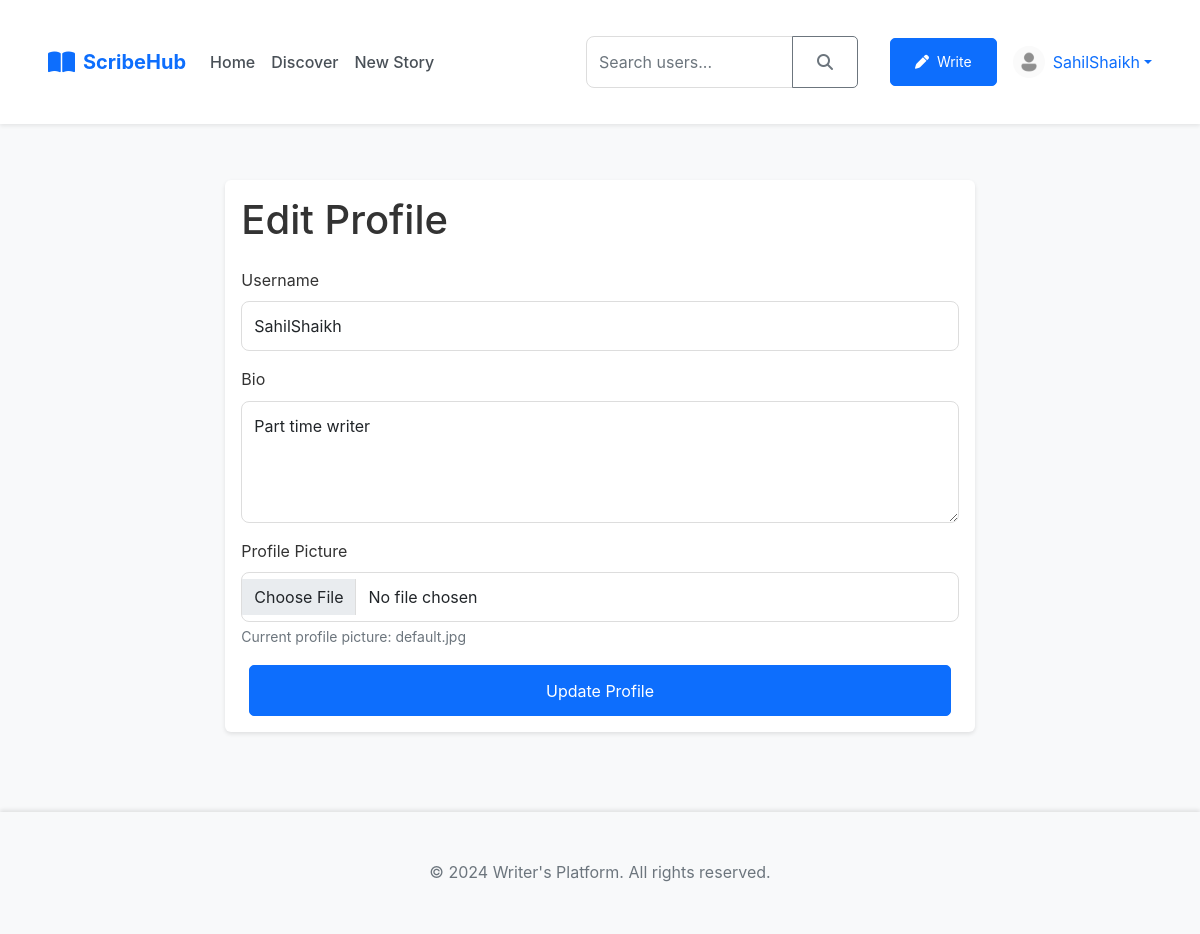
Screenshot of /edit_profile (signed in) with the database file from the repository.
### app/models.py (models this page shows, shortened)
class User(UserMixin, db.Model):
    id = db.Column(db.Integer, primary_key=True)
    username = db.Column(db.String(64), unique=True, nullable=False)
    email = db.Column(db.String(120), unique=True, nullable=False)
    password_hash = db.Column(db.String(128))
    profile_picture = db.Column(db.String(200), default='default.jpg')
    bio = db.Column(db.Text)
    created_at = db.Column(db.DateTime, default=datetime.utcnow)
    is_premium = db.Column(db.Boolean, default=False)
    stories = db.relationship('Story', backref='author', lazy='dynamic')
    followers = db.relationship('Follow', foreign_keys='Follow.followed_id', backref='followed', lazy='dynamic')
    following = db.relationship('Follow', foreign_keys='Follow.follower_id', backref='follower', lazy='dynamic')
    comments = db.relationship('Comment', backref='author', lazy='dynamic')
    saved_stories = db.relationship('Story', secondary='reading_list', backref=db.backref('saved_by', lazy='dynamic'))

### app/routes.py (the view)
@main.route('/edit_profile', methods=['GET', 'POST'])
@login_required
def edit_profile():
    form = ProfileForm()
    if form.validate_on_submit():
        if form.profile_picture.data:
            file = form.profile_picture.data
            if file and allowed_file(file.filename):
                filename = secure_filename(file.filename)
                file.save(os.path.join(current_app.config['UPLOAD_FOLDER'], filename))
                current_user.profile_picture = filename
        current_user.username = form.username.data
        current_user.bio = form.bio.data
        db.session.commit()
        flash('Your profile has been updated.')
        return redirect(url_for('main.profile', username=current_user.username))
    elif request.method == 'GET':
        form.username.data = current_user.username
        form.bio.data = current_user.bio
    return render_template('edit_profile.html', title='Edit Profile', form=form)

### app/forms.py
class ProfileForm(FlaskForm):
    username = StringField('Username', validators=[DataRequired(), Length(min=2, max=20)])
    bio = TextAreaField('Bio', validators=[Length(max=500)])
    profile_picture = FileField('Profile Picture')
    submit = SubmitField('Update Profile')

### app/models.py (called while the page is built)
@login_manager.user_loader
def load_user(id):
    return User.query.get(int(id))

### app/templates/edit_profile.html (shortened to what this page needs)
{% extends "base.html" %}
{% block content %}
<div class="row justify-content-center">
    <div class="col-md-8">
        <div class="card">
            <div class="card-body">
                <h1 class="card-title mb-4">Edit Profile</h1>
                <form method="POST" action="{{ url_for('main.edit_profile') }}" enctype="multipart/form-data">
                    <div class="mb-3">
                        {{ form.username.label(class="form-label") }}
                        {{ form.username(class="form-control") }}
                    </div>
                    <div class="mb-3">
                        {{ form.bio.label(class="form-label") }}
                        {{ form.bio(class="form-control", rows=4) }}
                    </div>
                    <div class="mb-3">
                        {{ form.profile_picture.label(class="form-label") }}
                        {{ form.profile_picture(class="form-control") }}
                        <div class="form-text">Current profile picture: {{ current_user.profile_picture }}</div>
                    </div>
                    <div class="d-grid">
                        {{ form.submit(class="btn btn-primary") }}
                    </div>
                </form>
            </div>
        </div>
    </div>
</div>
{% endblock %}

### app/templates/base.html (shortened to what this page needs)
<!DOCTYPE html>
<html lang="en">
<head>
    <link href="https://cdn.jsdelivr.net/npm/bootstrap@5.2.3/dist/css/bootstrap.min.css" rel="stylesheet">
    <link rel="stylesheet" href="https://cdnjs.cloudflare.com/ajax/libs/font-awesome/6.4.0/css/all.min.css">
    <link rel="stylesheet" href="{{ url_for('static', filename='css/style.css') }}">
</head>
<body>
    <nav class="navbar navbar-expand-lg navbar-light bg-white sticky-top">
        <div class="container">
            <a class="navbar-brand" href="{{ url_for('main.index') }}">
                <i class="fas fa-book-open"></i> ScribeHub
            </a>
            <div class="collapse navbar-collapse" id="navbarNav">
                <ul class="navbar-nav me-auto">
                    <li class="nav-item">
                        <a class="nav-link" href="{{ url_for('main.index') }}">Home</a>
                    </li>
                    <li class="nav-item">
                        <a class="nav-link" href="{{ url_for('main.discover') }}">Discover</a>
                    </li>
                    {% if current_user.is_authenticated %}
                    <li class="nav-item">
                        <a class="nav-link" href="{{ url_for('main.new_story') }}">New Story</a>
                    </li>
                    {% endif %}
                </ul>
                <form class="search-form d-none d-md-flex me-3" action="{{ url_for('main.search') }}" method="GET">
                    <div class="input-group">
                        <input type="text" class="form-control" name="query" placeholder="Search users..." aria-label="Search">
                        <button class="btn btn-outline-secondary" type="submit">
                            <i class="fas fa-search"></i>
                        </button>
                    </div>
                </form>
                <div class="d-flex align-items-center">
                    {% if current_user.is_authenticated %}
                    <a href="{{ url_for('main.new_story') }}" class="btn btn-primary btn-sm me-3">
                        <i class="fas fa-pen me-1"></i> Write
                    </a>
                    <div class="dropdown">
                        <a href="#" class="d-flex align-items-center text-decoration-none dropdown-toggle" id="userDropdown" data-bs-toggle="dropdown" aria-expanded="false">
                            <img src="{{ url_for('static', filename='uploads/' + current_user.profile_picture) }}" alt="{{ current_user.username }}" class="avatar-sm me-2">
                            <span class="d-none d-md-inline">{{ current_user.username }}</span>
                        </a>
                    </div>
                    {% else %}
                    <a href="{{ url_for('auth.login') }}" class="btn btn-outline-secondary btn-sm me-2">Log in</a>
                    <a href="{{ url_for('auth.register') }}" class="btn btn-primary btn-sm">Sign up</a>
                    {% endif %}
                </div>
            </div>
        </div>
    </nav>
    <main class="container mt-4">
        {% block content %}{% endblock %}
    </main>
    <footer class="footer mt-5 py-3 bg-light">
        <div class="container text-center">
            <span class="text-muted">© 2024 Writer's Platform. All rights reserved.</span>
        </div>
    </footer>
</body>
</html>

### app/static/css/style.css (style rules this page uses)
:root { --primary-color: #4a90e2; --secondary-color: #2c3e50; --background-color: #f5f6fa; --text-color: #2c3e50; --error-color: #e74c3c; }
* { margin: 0; padding: 0; box-sizing: border-box; }
body { font-family: 'Arial', sans-serif; line-height: 1.6; background-color: #f8f9fa; color: var(--text-color); min-height: 100vh; display: flex; flex-direction: column; }
main { flex: 1; }
.navbar { background-color: var(--secondary-color); padding: 1rem 2rem; display: flex; justify-content: space-between; align-items: center; box-shadow: 0 2px 4px rgba(0, 0, 0, 0.1); }
.container { max-width: 1200px; margin: 0 auto; padding: 2rem; }
.btn { display: inline-block; padding: 0.8rem 1.5rem; border-radius: 5px; text-decoration: none; margin: 0 0.5rem; transition: background-color 0.3s ease; }
.btn-primary { background-color: #007bff; color: white; border-color: #007bff; }
.form-control { width: 100%; padding: 0.75rem; border: 1px solid #ddd; border-radius: 0.5rem; font-size: 1rem; }
.card { box-shadow: 0 2px 4px rgba(0, 0, 0, 0.1); border: none; transition: transform 0.2s; }
.footer { margin-top: auto; background-color: #f8f9fa; padding: 1rem 0; box-shadow: 0 -2px 4px rgba(0, 0, 0, 0.1); }

### app/templates/base.html (style rules this page uses)
:root { --primary-color: #0d6efd; --primary-dark: #0a58ca; --secondary-color: #6c757d; --light-color: #f8f9fa; --dark-color: #212529; }
body { font-family: 'Inter', -apple-system, BlinkMacSystemFont, 'Segoe UI', Roboto, Oxygen, Ubuntu, Cantarell, 'Open Sans', 'Helvetica Neue', sans-serif; background-color: #f8f9fa; color: #333; }
.navbar { box-shadow: 0 2px 4px rgba(0, 0, 0, 0.08); background-color: #fff !important; padding: 0.25rem 1rem; line-height: 1.5; }
.navbar-brand { font-weight: 700; color: var(--primary-color) !important; display: flex; align-items: center; }
.navbar-brand i { color: var(--primary-color); margin-right: 0.5rem; font-size: 1.5rem; }
.nav-link { color: #495057 !important; font-weight: 500; padding: 0.5rem 1rem; }
.btn-primary { background-color: var(--primary-color); border-color: var(--primary-color); }
.search-form { width: 280px; }
.avatar-sm { width: 32px; height: 32px; border-radius: 50%; object-fit: cover; }

### rows the page displays
User: profile_picture (placeholder picture), username "SahilShaikh", bio "Part time writer", profile_picture "default.jpg"
